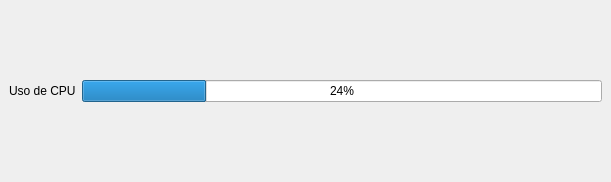
<?xml version="1.0" encoding="UTF-8"?>
<ui version="4.0">
 <class>MainWindow</class>
 <widget class="QMainWindow" name="MainWindow">
  <property name="geometry">
   <rect>
    <x>0</x>
    <y>0</y>
    <width>611</width>
    <height>182</height>
   </rect>
  </property>
  <property name="windowTitle">
   <string>SimpleThread</string>
  </property>
  <widget class="QWidget" name="centralwidget">
   <layout class="QVBoxLayout" name="verticalLayout">
    <item>
     <layout class="QHBoxLayout" name="horizontalLayout">
      <item>
       <widget class="QLabel" name="label">
        <property name="text">
         <string>Uso de CPU</string>
        </property>
       </widget>
      </item>
      <item>
       <widget class="QProgressBar" name="cpu_progressBar">
        <property name="enabled">
         <bool>true</bool>
        </property>
        <property name="maximum">
         <number>100</number>
        </property>
        <property name="value">
         <number>24</number>
        </property>
        <property name="orientation">
         <enum>Qt::Horizontal</enum>
        </property>
        <property name="invertedAppearance">
         <bool>false</bool>
        </property>
        <property name="textDirection">
         <enum>QProgressBar::BottomToTop</enum>
        </property>
        <property name="format">
         <string>%p%</string>
        </property>
       </widget>
      </item>
     </layout>
    </item>
   </layout>
  </widget>
 </widget>
 <resources/>
 <connections/>
</ui>
